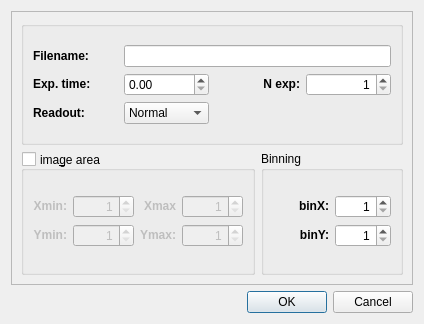
<?xml version="1.0" encoding="UTF-8"?>
<ui version="4.0">
 <class>ExpParamsForm</class>
 <widget class="QDialog" name="ExpParamsForm">
  <property name="geometry">
   <rect>
    <x>0</x>
    <y>0</y>
    <width>424</width>
    <height>324</height>
   </rect>
  </property>
  <property name="windowTitle">
   <string>Dialog</string>
  </property>
  <layout class="QVBoxLayout" name="verticalLayout_4">
   <item>
    <widget class="QFrame" name="frame">
     <property name="frameShape">
      <enum>QFrame::StyledPanel</enum>
     </property>
     <property name="frameShadow">
      <enum>QFrame::Raised</enum>
     </property>
     <layout class="QVBoxLayout" name="verticalLayout_5">
      <item>
       <widget class="QGroupBox" name="groupBox_2">
        <layout class="QVBoxLayout" name="verticalLayout">
         <item>
          <layout class="QGridLayout" name="gridLayout">
           <item row="0" column="1" colspan="3">
            <widget class="QLineEdit" name="filenameLineEdit"/>
           </item>
           <item row="1" column="2">
            <widget class="QLabel" name="expNumLabel">
             <property name="text">
              <string>&lt;html&gt;&lt;head/&gt;&lt;body&gt;&lt;p&gt;&lt;span style=&quot; font-weight:600;&quot;&gt;N exp:&lt;/span&gt;&lt;/p&gt;&lt;/body&gt;&lt;/html&gt;</string>
             </property>
             <property name="alignment">
              <set>Qt::AlignRight|Qt::AlignTrailing|Qt::AlignVCenter</set>
             </property>
            </widget>
           </item>
           <item row="2" column="0">
            <widget class="QLabel" name="rateLabel">
             <property name="text">
              <string>&lt;html&gt;&lt;head/&gt;&lt;body&gt;&lt;p&gt;&lt;span style=&quot; font-weight:600;&quot;&gt;Readout:&lt;/span&gt;&lt;/p&gt;&lt;/body&gt;&lt;/html&gt;</string>
             </property>
             <property name="alignment">
              <set>Qt::AlignLeading|Qt::AlignLeft|Qt::AlignVCenter</set>
             </property>
            </widget>
           </item>
           <item row="0" column="0">
            <widget class="QLabel" name="filenameLabel">
             <property name="text">
              <string>&lt;html&gt;&lt;head/&gt;&lt;body&gt;&lt;p&gt;&lt;span style=&quot; font-weight:600;&quot;&gt;Filename:&lt;/span&gt;&lt;/p&gt;&lt;/body&gt;&lt;/html&gt;</string>
             </property>
             <property name="alignment">
              <set>Qt::AlignLeading|Qt::AlignLeft|Qt::AlignVCenter</set>
             </property>
            </widget>
           </item>
           <item row="1" column="1">
            <widget class="QDoubleSpinBox" name="expTimeSpinBox">
             <property name="maximum">
              <double>10000.000000000000000</double>
             </property>
            </widget>
           </item>
           <item row="1" column="3">
            <widget class="QSpinBox" name="expNumSpinBox">
             <property name="alignment">
              <set>Qt::AlignRight|Qt::AlignTrailing|Qt::AlignVCenter</set>
             </property>
             <property name="minimum">
              <number>1</number>
             </property>
            </widget>
           </item>
           <item row="1" column="0">
            <widget class="QLabel" name="expTimelabel">
             <property name="text">
              <string>&lt;html&gt;&lt;head/&gt;&lt;body&gt;&lt;p&gt;&lt;span style=&quot; font-weight:600;&quot;&gt;Exp. time:&lt;/span&gt;&lt;/p&gt;&lt;/body&gt;&lt;/html&gt;</string>
             </property>
             <property name="alignment">
              <set>Qt::AlignLeading|Qt::AlignLeft|Qt::AlignVCenter</set>
             </property>
            </widget>
           </item>
           <item row="2" column="1">
            <widget class="QComboBox" name="rateComboBox">
             <item>
              <property name="text">
               <string>Normal</string>
              </property>
             </item>
            </widget>
           </item>
          </layout>
         </item>
        </layout>
       </widget>
      </item>
      <item>
       <layout class="QHBoxLayout" name="horizontalLayout">
        <item>
         <widget class="QGroupBox" name="frameGeometryGroupBox">
          <property name="title">
           <string>ima&amp;ge area</string>
          </property>
          <property name="alignment">
           <set>Qt::AlignLeading|Qt::AlignLeft|Qt::AlignVCenter</set>
          </property>
          <property name="flat">
           <bool>false</bool>
          </property>
          <property name="checkable">
           <bool>true</bool>
          </property>
          <property name="checked">
           <bool>false</bool>
          </property>
          <layout class="QVBoxLayout" name="verticalLayout_2">
           <item>
            <layout class="QGridLayout" name="frameGeometryGridLayout">
             <item row="0" column="0">
              <widget class="QLabel" name="xminLabel">
               <property name="text">
                <string>&lt;html&gt;&lt;head/&gt;&lt;body&gt;&lt;p&gt;&lt;span style=&quot; font-weight:600;&quot;&gt;Xmin:&lt;/span&gt;&lt;/p&gt;&lt;/body&gt;&lt;/html&gt;</string>
               </property>
               <property name="alignment">
                <set>Qt::AlignRight|Qt::AlignTrailing|Qt::AlignVCenter</set>
               </property>
              </widget>
             </item>
             <item row="0" column="1">
              <widget class="QSpinBox" name="xminSpinBox">
               <property name="alignment">
                <set>Qt::AlignRight|Qt::AlignTrailing|Qt::AlignVCenter</set>
               </property>
               <property name="minimum">
                <number>1</number>
               </property>
               <property name="maximum">
                <number>10000</number>
               </property>
              </widget>
             </item>
             <item row="0" column="2">
              <widget class="QLabel" name="xmaxLabel">
               <property name="text">
                <string>&lt;html&gt;&lt;head/&gt;&lt;body&gt;&lt;p&gt;&lt;span style=&quot; font-weight:600;&quot;&gt;Xmax&lt;/span&gt;&lt;/p&gt;&lt;/body&gt;&lt;/html&gt;</string>
               </property>
               <property name="alignment">
                <set>Qt::AlignRight|Qt::AlignTrailing|Qt::AlignVCenter</set>
               </property>
              </widget>
             </item>
             <item row="0" column="3">
              <widget class="QSpinBox" name="xmaxSpinBox">
               <property name="alignment">
                <set>Qt::AlignRight|Qt::AlignTrailing|Qt::AlignVCenter</set>
               </property>
               <property name="minimum">
                <number>1</number>
               </property>
               <property name="maximum">
                <number>10000</number>
               </property>
              </widget>
             </item>
             <item row="1" column="0">
              <widget class="QLabel" name="yminLabel">
               <property name="text">
                <string>&lt;html&gt;&lt;head/&gt;&lt;body&gt;&lt;p&gt;&lt;span style=&quot; font-weight:600;&quot;&gt;Ymin:&lt;/span&gt;&lt;/p&gt;&lt;/body&gt;&lt;/html&gt;</string>
               </property>
               <property name="alignment">
                <set>Qt::AlignRight|Qt::AlignTrailing|Qt::AlignVCenter</set>
               </property>
              </widget>
             </item>
             <item row="1" column="1">
              <widget class="QSpinBox" name="yminSpinBox">
               <property name="alignment">
                <set>Qt::AlignRight|Qt::AlignTrailing|Qt::AlignVCenter</set>
               </property>
               <property name="minimum">
                <number>1</number>
               </property>
               <property name="maximum">
                <number>10000</number>
               </property>
              </widget>
             </item>
             <item row="1" column="2">
              <widget class="QLabel" name="ymaxLabel">
               <property name="text">
                <string>&lt;html&gt;&lt;head/&gt;&lt;body&gt;&lt;p&gt;&lt;span style=&quot; font-weight:600;&quot;&gt;Ymax:&lt;/span&gt;&lt;/p&gt;&lt;/body&gt;&lt;/html&gt;</string>
               </property>
               <property name="alignment">
                <set>Qt::AlignRight|Qt::AlignTrailing|Qt::AlignVCenter</set>
               </property>
              </widget>
             </item>
             <item row="1" column="3">
              <widget class="QSpinBox" name="ymaxSpinBox">
               <property name="alignment">
                <set>Qt::AlignRight|Qt::AlignTrailing|Qt::AlignVCenter</set>
               </property>
               <property name="minimum">
                <number>1</number>
               </property>
               <property name="maximum">
                <number>10000</number>
               </property>
              </widget>
             </item>
            </layout>
           </item>
          </layout>
         </widget>
        </item>
        <item>
         <widget class="QGroupBox" name="binningGroupBox">
          <property name="title">
           <string>Binning</string>
          </property>
          <layout class="QVBoxLayout" name="verticalLayout_3">
           <item>
            <layout class="QGridLayout" name="binningGridLayout">
             <item row="0" column="0">
              <widget class="QLabel" name="xbinLabel">
               <property name="text">
                <string>&lt;html&gt;&lt;head/&gt;&lt;body&gt;&lt;p&gt;&lt;span style=&quot; font-weight:600;&quot;&gt;binX:&lt;/span&gt;&lt;/p&gt;&lt;/body&gt;&lt;/html&gt;</string>
               </property>
               <property name="alignment">
                <set>Qt::AlignRight|Qt::AlignTrailing|Qt::AlignVCenter</set>
               </property>
              </widget>
             </item>
             <item row="0" column="1">
              <widget class="QSpinBox" name="xbinSpinBox">
               <property name="alignment">
                <set>Qt::AlignRight|Qt::AlignTrailing|Qt::AlignVCenter</set>
               </property>
               <property name="minimum">
                <number>1</number>
               </property>
               <property name="maximum">
                <number>10</number>
               </property>
              </widget>
             </item>
             <item row="1" column="0">
              <widget class="QLabel" name="ybinLabel">
               <property name="text">
                <string>&lt;html&gt;&lt;head/&gt;&lt;body&gt;&lt;p&gt;&lt;span style=&quot; font-weight:600;&quot;&gt;binY:&lt;/span&gt;&lt;/p&gt;&lt;/body&gt;&lt;/html&gt;</string>
               </property>
               <property name="alignment">
                <set>Qt::AlignRight|Qt::AlignTrailing|Qt::AlignVCenter</set>
               </property>
              </widget>
             </item>
             <item row="1" column="1">
              <widget class="QSpinBox" name="ybinSpinBox">
               <property name="alignment">
                <set>Qt::AlignRight|Qt::AlignTrailing|Qt::AlignVCenter</set>
               </property>
               <property name="minimum">
                <number>1</number>
               </property>
               <property name="maximum">
                <number>10</number>
               </property>
              </widget>
             </item>
            </layout>
           </item>
          </layout>
         </widget>
        </item>
       </layout>
      </item>
     </layout>
    </widget>
   </item>
   <item>
    <widget class="QDialogButtonBox" name="buttonBox">
     <property name="orientation">
      <enum>Qt::Horizontal</enum>
     </property>
     <property name="standardButtons">
      <set>QDialogButtonBox::Cancel|QDialogButtonBox::Ok</set>
     </property>
    </widget>
   </item>
  </layout>
 </widget>
 <resources/>
 <connections>
  <connection>
   <sender>buttonBox</sender>
   <signal>accepted()</signal>
   <receiver>ExpParamsForm</receiver>
   <slot>accept()</slot>
   <hints>
    <hint type="sourcelabel">
     <x>248</x>
     <y>254</y>
    </hint>
    <hint type="destinationlabel">
     <x>157</x>
     <y>274</y>
    </hint>
   </hints>
  </connection>
  <connection>
   <sender>buttonBox</sender>
   <signal>rejected()</signal>
   <receiver>ExpParamsForm</receiver>
   <slot>reject()</slot>
   <hints>
    <hint type="sourcelabel">
     <x>316</x>
     <y>260</y>
    </hint>
    <hint type="destinationlabel">
     <x>286</x>
     <y>274</y>
    </hint>
   </hints>
  </connection>
 </connections>
</ui>
